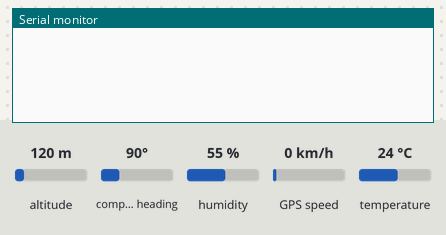
Simulated run of this sketch. Board: Arduino Mega 2560, built with avr-gcc and run on an emulated ATmega2560. Parts: the last lines printed to the serial monitor. The inputs (shaded band) are chosen by the test bench; at power-on: temperature 24 °C, humidity 55 %, altitude 120 m, compass heading 90°, GPS speed 0 km/h. The GPS gets a fix after 3 s at 37.7749, -122.4194 with 8 satellites.

Above: at 1.2 s.
1.3 s: temperature set to 41 °C
At 2.8 s:
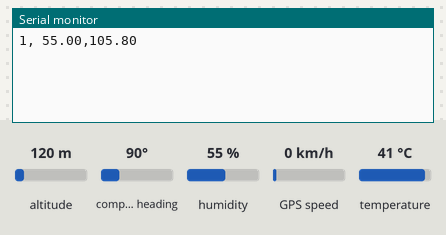
4.5 s: temperature set to 12 °C
At 5.9 s:
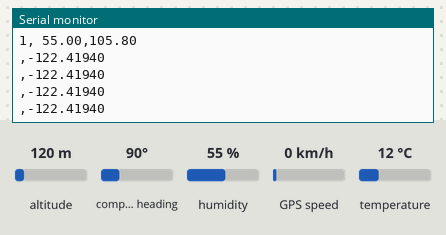
9.5 s: humidity set to 22 %
At 10.9 s:
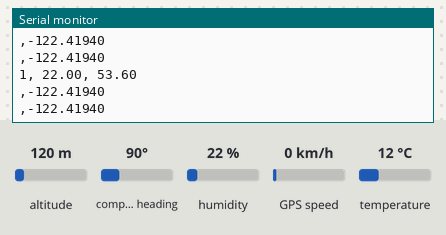

The sketch:

ardcodefinal.ino
```cpp
#include <SoftwareSerial.h>
#include <TinyGPSPlus.h>

#include "DHT.h"

#define DHTPIN 2     // Digital pin connected to the DHT sensor
#define DHTTYPE DHT11   // DHT 11

DHT dht(DHTPIN, DHTTYPE);

//float lat = 28.5458,lon = 77.1703; // create variable for latitude and longitude object
SoftwareSerial swSerial(A8,A9);//rx,tx
TinyGPSPlus gps; // create gps object
void setup(){
  Serial.begin(9600); // connect serial
  //Serial.println("The GPS Received Signal:");
  swSerial.begin(9600); // connect gps sensor
  dht.begin();
}

void loop(){
  // This sketch displays information every time a new sentence is correctly encoded.
  handleDHT11();
  if (swSerial.available() > 0){
      gps.encode(swSerial.read());
      if (gps.location.isUpdated()){
        char buffer1[9];
        char buffer2[10];
        char packet[20];
        double lat1 = (gps.location.lat());
        double long1 = (gps.location.lng());
        dtostrf(lat1, 8, 5, buffer1);
        dtostrf(long1, 8, 5, buffer2);

        sprintf(packet, "%s,%s", buffer1,buffer2);
        //String Packet = latstr + ',' + longstr;
        //Serial.println("Latitude= ");
        //Serial.print(lat1);
        //Serial.print(" Longitude= ");
        Serial.println(packet);
        //swSerial.write(lat1);
        swSerial.write(packet);
      }
  }

}

void handleDHT11(){
   static unsigned long lastDHTReading = 0;
   if (millis()-lastDHTReading > 2000){
    lastDHTReading = millis();
    ReadDHT();
  }
}

void ReadDHT(){
  char buffert1[8];
  char buffert2[8];
  char packett[16];
  // Reading temperature or humidity takes about 250 milliseconds!
  // Sensor readings may also be up to 2 seconds 'old' (its a very slow sensor)
  float h = dht.readHumidity();
  // Read temperature as Fahrenheit (isFahrenheit = true)
  float f = dht.readTemperature(true);
  if (isnan(h) ||  isnan(f)) {
    Serial.println(F("Failed to read from DHT sensor!"));
    return;
  }
  dtostrf(h, 6, 2, buffert1);
  dtostrf(f, 6, 2, buffert2);
  sprintf(packett, "1,%s,%s", buffert1,buffert2);
  // Check if any reads failed and exit early (to try again).

  swSerial.print(packett);
  Serial.println(packett);

  // remove until here .........................
}
```

Measured:
- after the input at 1.3 s, the serial monitor: prints a new line after 0.75 s (image 1)
- after the input at 9.5 s, the serial monitor: prints a new line after 0.55 s (image 3)
